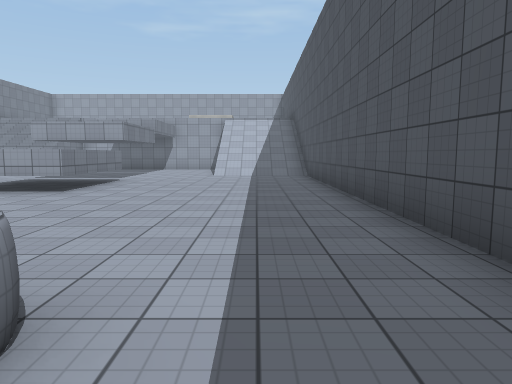
view 1 (above)

15 first-person views from a walk through a Unity game level. The camera is 1.4 m above the floor, tilts 6° down and sees 70° across. The floor is counted in squares, 2 m on a side. Each view is taken from the middle of a square. On the plan, view 1 faces up. The plan holds only what a view shows up to about 11 squares ahead; the rest is blank. The place goes on beyond the plan. The player character is not drawn. Surface patterns are stand-ins for the level's own textures.

view 2
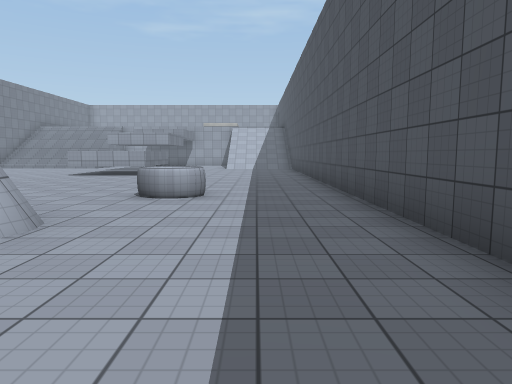

view 3
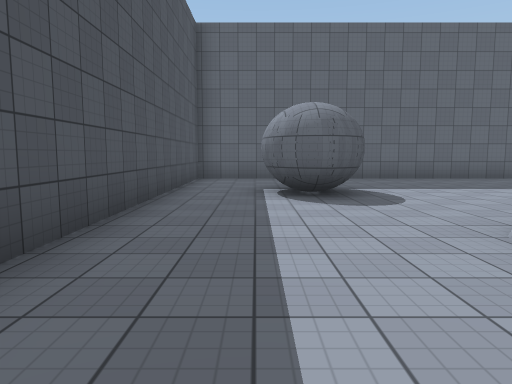

view 4
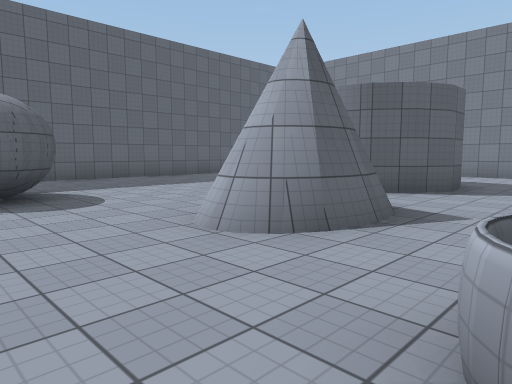

view 5
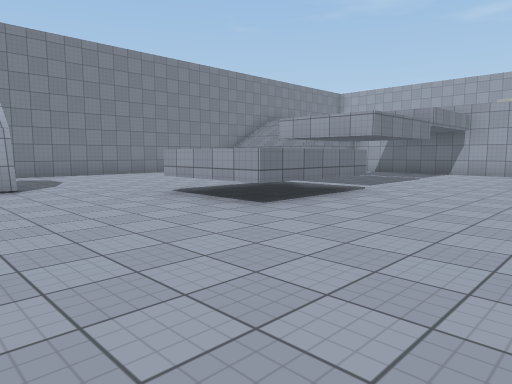

view 6
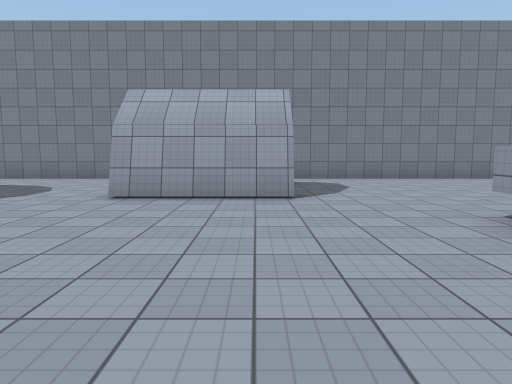

view 7
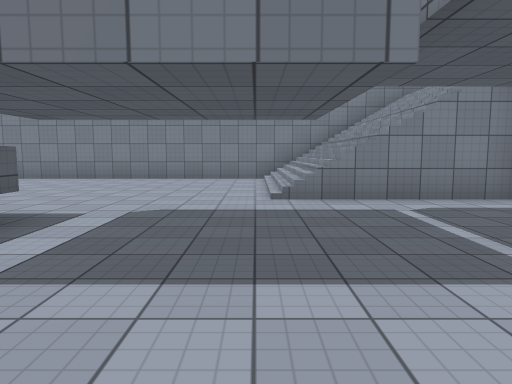

view 8
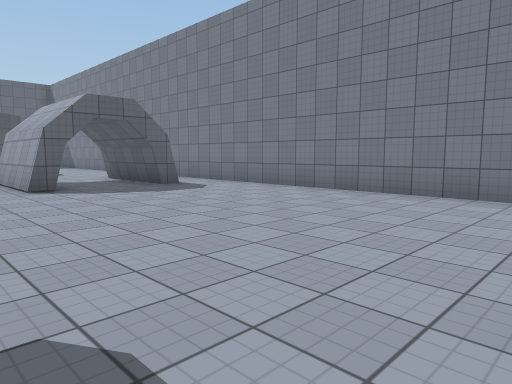

view 9
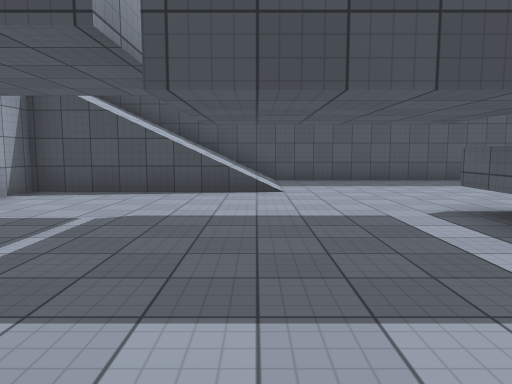

view 10
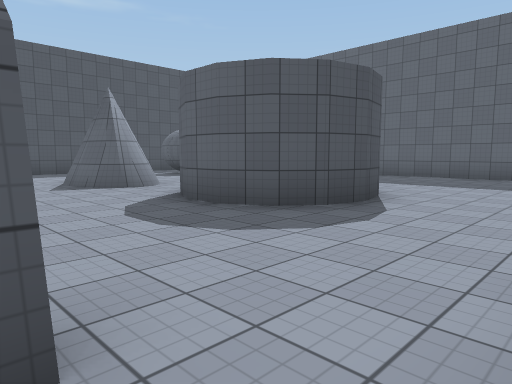

view 11
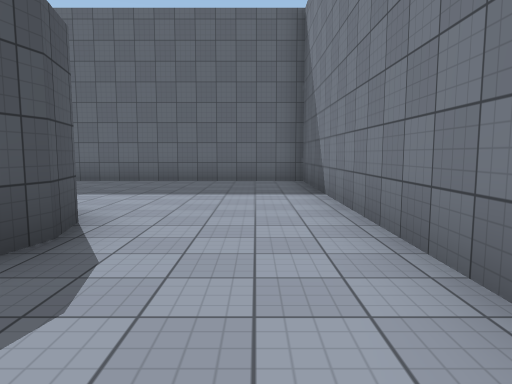

view 12
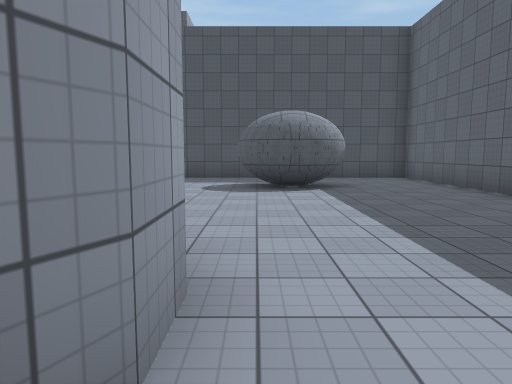

view 13
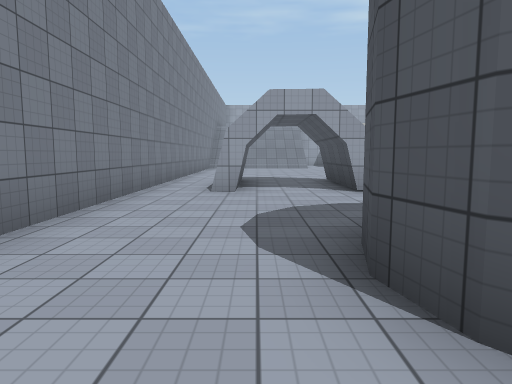

view 14
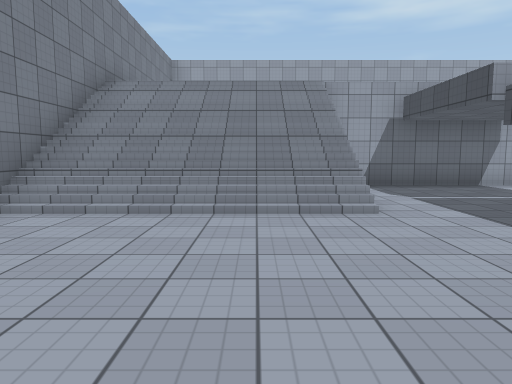

view 15
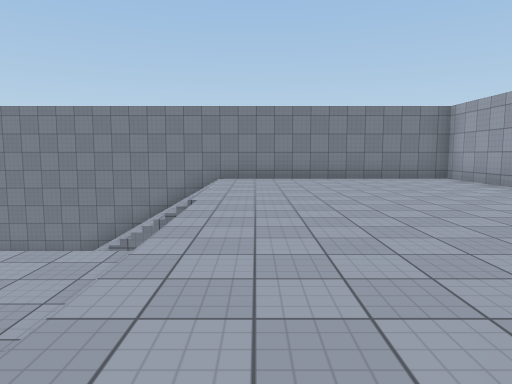

### Floor plan
Key: @ floor where view 1 was taken; # wall or solid block; . main floor; : floor 4.5 m higher than the main floor; / step, stairs or slope; = window, fence, low wall or low ledge; ^ raised ledge; v drop or lower ground.
Columns run from 13 left of view 1 to 2 right of it. Each row starts with its distance up from view 1.
 23 ####
 22 #::::
 21 #::::::
 20 #:::::::
 19 #:::::::::
 18 #::::::::::
 17 #:::::::::::
 16 #/////#vvvv#///#
 15 #/////......///#
 14 #/////......///#
 13 #/////......///#
 12 #/////......///#
 11 #..............#
 10 #..............#
  9 #......^ ^.....#
  8 #......^ ^.....#
  7 #......^^^.....#
  6 #..............#
  5 #..............#
  4 #.#..#.........#
  3 #.#..#.........#
  2 #.#..#.........#
  1 #..........==..#
  0 #............@.#
 -1 #........##....#
 -2 #...###..##....#
 -3 #...####.......#
 -4 #...###........#
 -5 #...........#..#
 -6 #...........#..#
 -7 #..............#
 -8 #..............#
 -9 #..............#
-10 ################

Where each view was taken, in squares from view 1:
view 1: 0 up, 0 right, facing up
view 2: 5 down, 0 right, facing up
view 3: 1 up, 0 right, facing down
view 4: 1 up, 0 right, facing down-left
view 5: 3 up, 0 right, facing up-left
view 6: 4 up, 2 left, facing left
view 7: 12 up, 2 left, facing left
view 8: 12 up, 6 left, facing down-left
view 9: 12 up, 8 left, facing right
view 10: 2 up, 12 left, facing down-right
view 11: 0 up, 11 left, facing down
view 12: 5 down, 9 left, facing right
view 13: 5 down, 10 left, facing up
view 14: 8 up, 9 left, facing up
view 15: 17 up, 2 left, facing left
